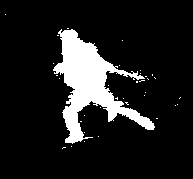
#> input picture cutout1.png, 193 x 179 px
$ python test.py
#> lines starting #> are read from the running program, lines starting #| are printed output that depends on the picture; after the words box and inside, x2 and y2 are one past the last pixel; in counts of white or black regions, pixels touching at a corner belong together
import cv2
import matplotlib.pyplot as plt

image = cv2.imread("cutout1.png")
#> image is the input picture: shape (179, 193, 3); 12.2% white; 35 white regions (34 under 20 px), largest, box (x1, y1, x2, y2) and area: (53, 29, 155, 144) 4144
gray = cv2.cvtColor(image, cv2.COLOR_BGR2GRAY)

edged = cv2.Canny(gray, 30, 200)
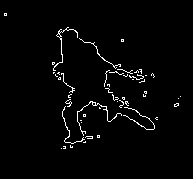
#> edged: shape (179, 193); 2.3% white in thin lines or dots, all inside (x1, y1, x2, y2) = (4, 13, 181, 149)

contours, hierarchy = cv2.findContours(edged,
                                       cv2.RETR_EXTERNAL, cv2.CHAIN_APPROX_NONE)
#> contours = 49 contours, 47 with area under 20; largest, box (x1, y1, x2, y2) and area: (53, 27, 78, 71) 24, (77, 101, 122, 136) 22

cv2.drawContours(image, contours, -1, (0, 255, 0), 3)
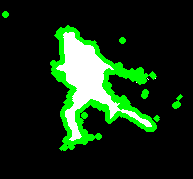
#> image: shape (179, 193, 3); 9.73% of pixels changed, all inside (x1, y1, x2, y2) = (2, 11, 183, 151)

plt.imshow(image)
plt.show()

$ run again, with 2590_bw.png copied over cutout1.png
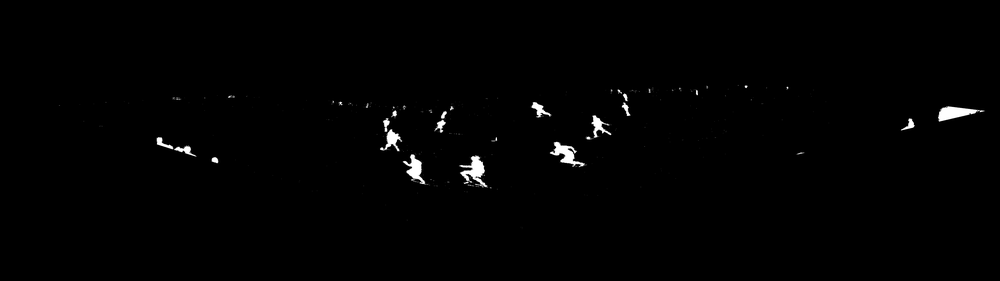
#> input picture 2590_bw.png, 1000 x 281 px, shrunk from 5120 x 1440 before the run
#> image is the input picture: shape (281, 1000, 3); min 0, max 255, mean 2.2
#> `edged = cv2.Canny(gray, 30, 200)`:
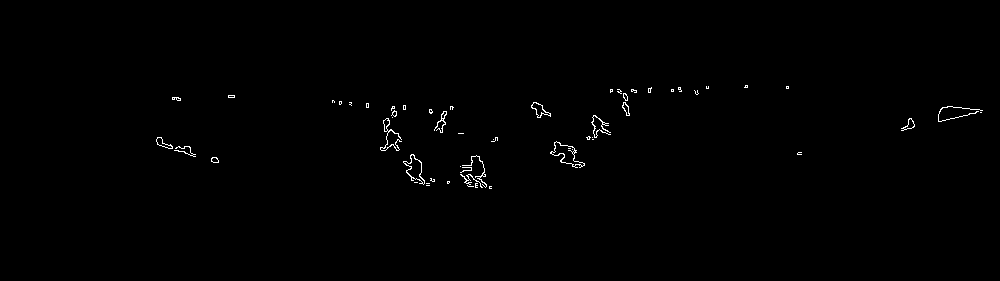
#> edged: shape (281, 1000); 0.53% white in thin lines or dots, all inside (x1, y1, x2, y2) = (156, 85, 983, 189)
#> contours = 55 contours, 43 with area under 20; largest, box (x1, y1, x2, y2) and area: (550, 141, 585, 168) 341, (403, 154, 425, 185) 274, (531, 102, 551, 118) 122, (156, 137, 173, 149) 72, (380, 118, 402, 151) 70
#> `cv2.drawContours(image, contours, -1, (0, 255, 0), 3)`:
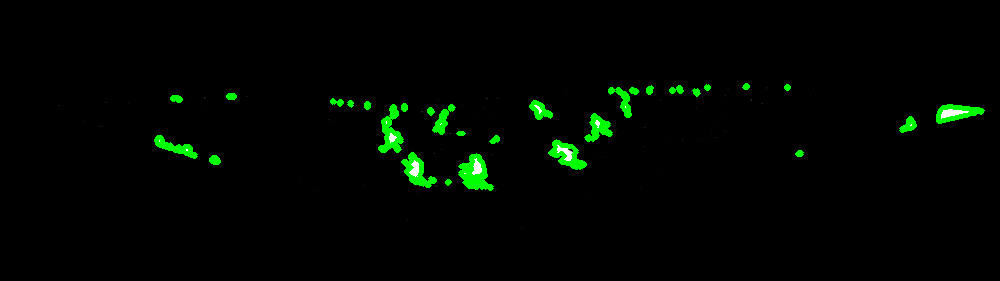
#> image: shape (281, 1000, 3); 2.02% of pixels changed, all inside (x1, y1, x2, y2) = (154, 83, 985, 191)
